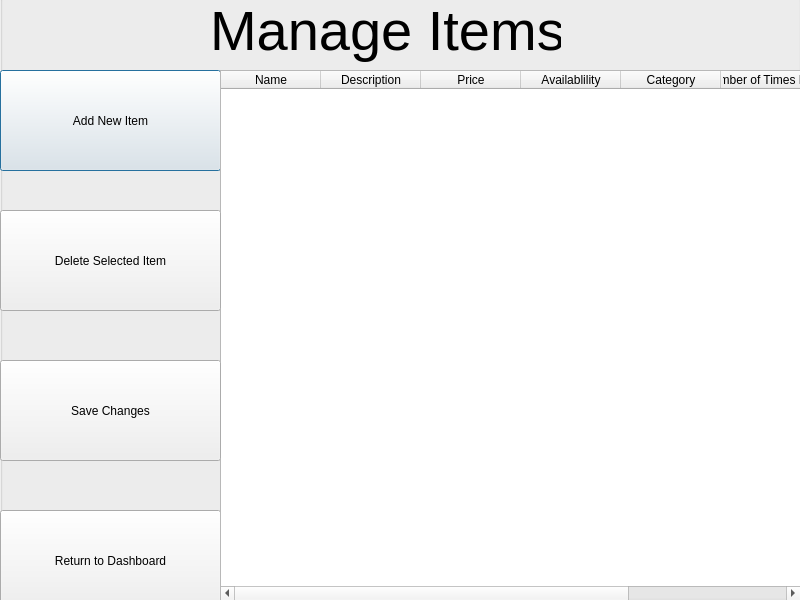
<?xml version="1.0" encoding="UTF-8"?>
<ui version="4.0">
 <class>ItemAdminWindow</class>
 <widget class="QDialog" name="ItemAdminWindow">
  <property name="geometry">
   <rect>
    <x>0</x>
    <y>0</y>
    <width>800</width>
    <height>600</height>
   </rect>
  </property>
  <property name="windowTitle">
   <string>Dialog</string>
  </property>
  <widget class="QGroupBox" name="groupBox">
   <property name="geometry">
    <rect>
     <x>0</x>
     <y>-20</y>
     <width>801</width>
     <height>621</height>
    </rect>
   </property>
   <property name="title">
    <string>GroupBox</string>
   </property>
   <widget class="QLabel" name="label">
    <property name="geometry">
     <rect>
      <x>210</x>
      <y>10</y>
      <width>351</width>
      <height>81</height>
     </rect>
    </property>
    <property name="font">
     <font>
      <pointsize>42</pointsize>
     </font>
    </property>
    <property name="text">
     <string>Manage Items</string>
    </property>
   </widget>
   <widget class="QPushButton" name="pushButtonAddNewItem">
    <property name="geometry">
     <rect>
      <x>0</x>
      <y>90</y>
      <width>221</width>
      <height>101</height>
     </rect>
    </property>
    <property name="text">
     <string>Add New Item</string>
    </property>
   </widget>
   <widget class="QPushButton" name="pushButtonReturn">
    <property name="geometry">
     <rect>
      <x>0</x>
      <y>530</y>
      <width>221</width>
      <height>101</height>
     </rect>
    </property>
    <property name="text">
     <string>Return to Dashboard</string>
    </property>
   </widget>
   <widget class="QTableWidget" name="tableWidget">
    <property name="geometry">
     <rect>
      <x>220</x>
      <y>90</y>
      <width>581</width>
      <height>531</height>
     </rect>
    </property>
    <column>
     <property name="text">
      <string>Name</string>
     </property>
    </column>
    <column>
     <property name="text">
      <string>Description</string>
     </property>
    </column>
    <column>
     <property name="text">
      <string>Price</string>
     </property>
    </column>
    <column>
     <property name="text">
      <string>Availablility</string>
     </property>
    </column>
    <column>
     <property name="text">
      <string>Category</string>
     </property>
    </column>
    <column>
     <property name="text">
      <string>Number of Times Rented</string>
     </property>
    </column>
    <column>
     <property name="text">
      <string>Rate</string>
     </property>
    </column>
   </widget>
   <widget class="QPushButton" name="pushButtonSave">
    <property name="geometry">
     <rect>
      <x>0</x>
      <y>380</y>
      <width>221</width>
      <height>101</height>
     </rect>
    </property>
    <property name="text">
     <string>Save Changes</string>
    </property>
   </widget>
   <widget class="QPushButton" name="pushButtonDelete">
    <property name="geometry">
     <rect>
      <x>0</x>
      <y>230</y>
      <width>221</width>
      <height>101</height>
     </rect>
    </property>
    <property name="text">
     <string>Delete Selected Item</string>
    </property>
   </widget>
  </widget>
 </widget>
 <resources/>
 <connections/>
</ui>
